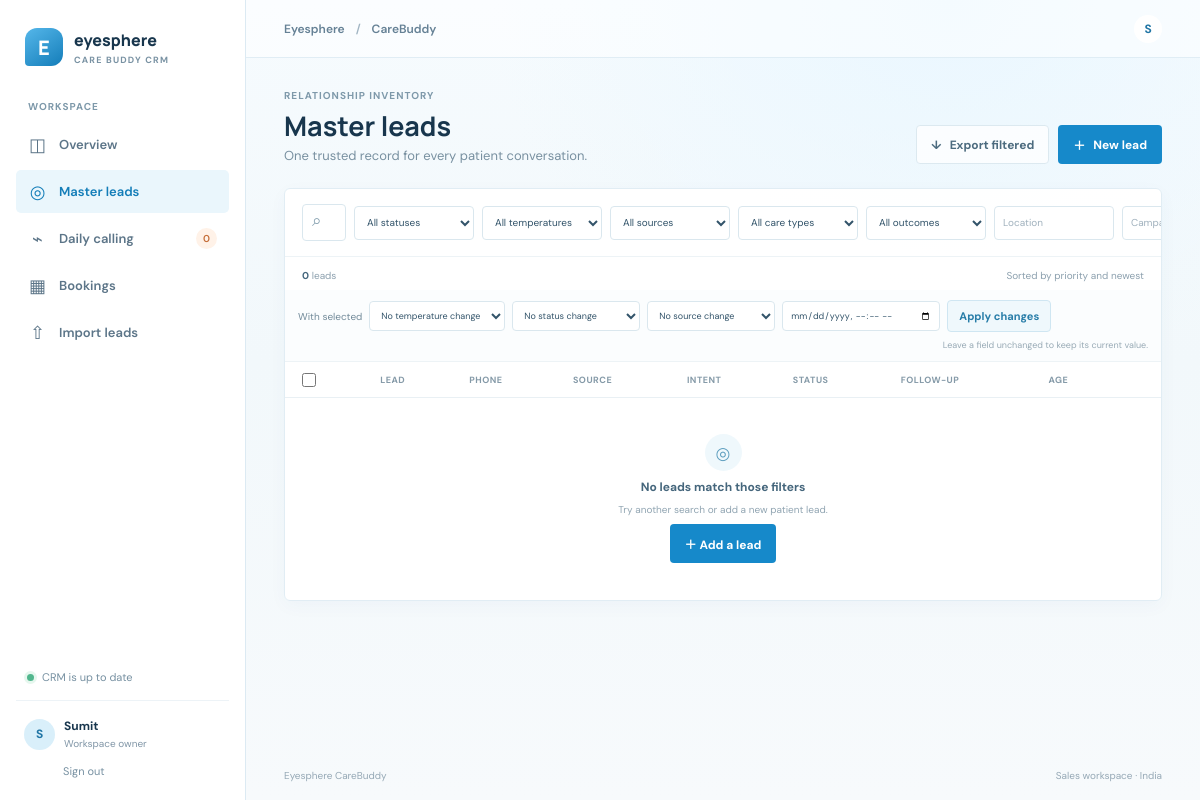
Before: /leads/ (signed in) with the older database file.
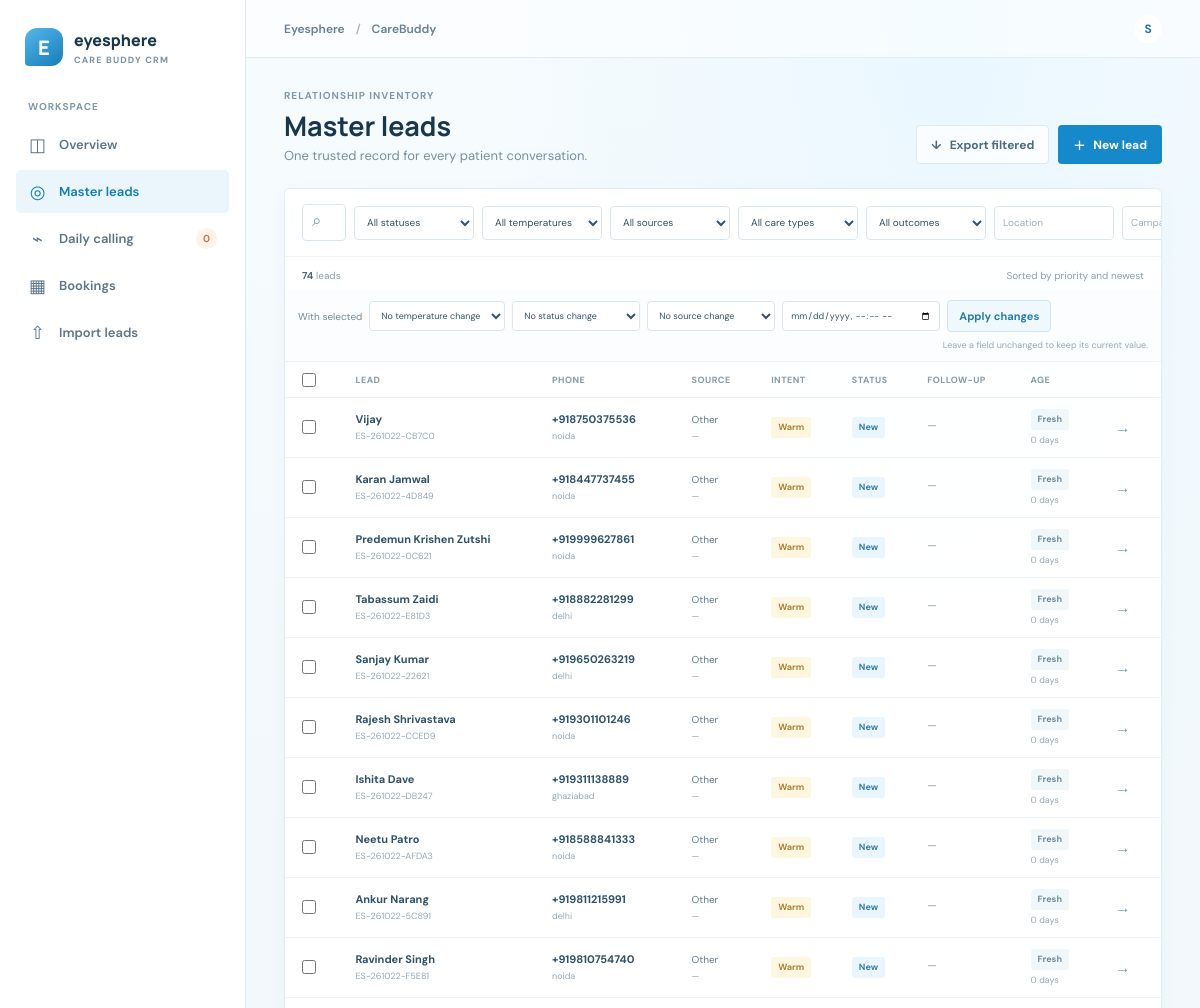
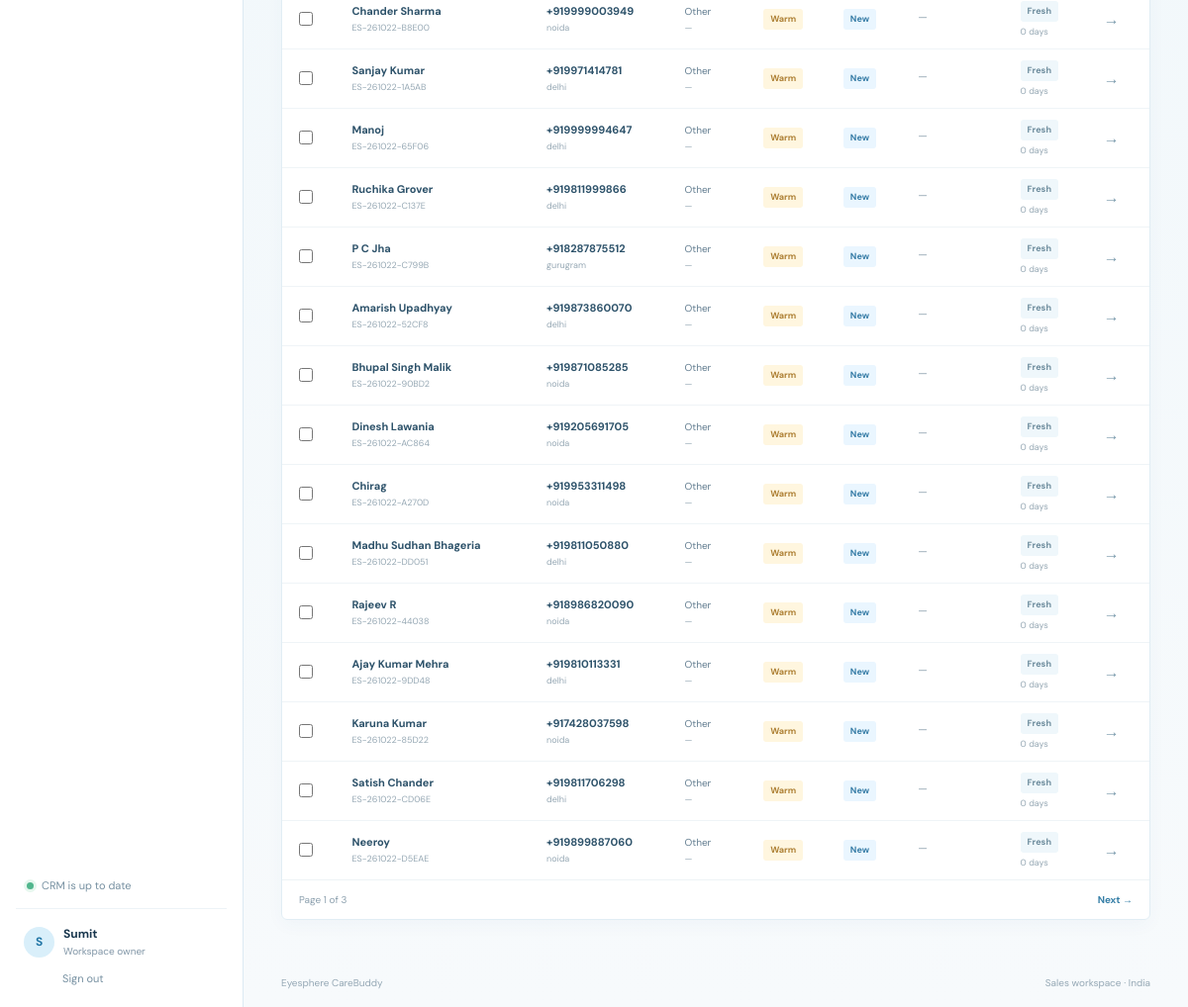
After: the same page with the newer database file (2 pictures, top to bottom).
### lead/models.py (models this page shows, shortened)
class Lead(models.Model):
    class Source(models.TextChoices):
        META = 'META', 'Meta'
        GOOGLE = 'GOOGLE', 'Google'
        CORPORATE = 'CORPORATE', 'Corporate'
        CAMP = 'CAMP', 'Camp'
        OFFLINE = 'OFFLINE', 'Offline'
        REFERRAL = 'REFERRAL', 'Referral'
        WEBSITE = 'WEBSITE', 'Website'
        WHATSAPP = 'WHATSAPP', 'WhatsApp'
        OTHER = 'OTHER', 'Other'
    class CareType(models.TextChoices):
        AT_HOME = 'AT_HOME', 'At Home Screening / Visit'
        OPD = 'OPD', 'OPD'
        IPD = 'IPD', 'IPD'
        HOSPITAL_REFERRED = 'HOSPITAL_REFERRED', 'Hospital Referred'
        SURGERY = 'SURGERY', 'Surgery'
        MULTIPLE = 'MULTIPLE', 'Multiple'
    class Temperature(models.TextChoices):
        HOT = 'HOT', 'Hot'
        WARM = 'WARM', 'Warm'
        COLD = 'COLD', 'Cold'
        FUTURE = 'FUTURE', 'Future'
    class Status(models.TextChoices):
        NEW = 'NEW', 'New'
        OPEN = 'OPEN', 'Open'
        FOLLOW_UP = 'FOLLOW_UP', 'Follow-up'
        NOT_PICKED_UP = 'NOT_PICKED_UP', 'Not picked up'
        CONVERTED = 'CONVERTED', 'Converted'
        REJECTED = 'REJECTED', 'Rejected'
        WASTE = 'WASTE', 'Waste'
    class Outcome(models.TextChoices):
        NOT_PICKED_UP = 'NOT_PICKED_UP', 'Not picked up'
        BUSY = 'BUSY', 'Busy'
        DISCONNECTED = 'DISCONNECTED', 'Disconnected'
        CONNECTED = 'CONNECTED', 'Connected'
        CALLBACK = 'CALLBACK', 'Callback requested'
        CONVERTED = 'CONVERTED', 'Converted / booked'
        REJECTED = 'REJECTED', 'Rejected / not interested'
        WRONG_NUMBER = 'WRONG_NUMBER', 'Wrong number'
        PRICING_ISSUE = 'PRICING_ISSUE', 'Pricing issue'
        NOT_INTERESTED = 'NOT_INTERESTED', 'Not interested'
        OTHER = 'OTHER', 'Other'
    lead_id = models.CharField(max_length=16, unique=True, editable=False, blank=True)
    created_at = models.DateTimeField(default=timezone.now, editable=False)
    name = models.CharField(max_length=160)
    mobile = models.CharField(max_length=16, unique=True)
    alternate_mobile = models.CharField(max_length=16, blank=True)
    email = models.EmailField(blank=True)
    location = models.CharField(max_length=120, blank=True)
    address = models.TextField(blank=True)
    source = models.CharField(max_length=20, choices=Source.choices)
    campaign = models.CharField(max_length=160, blank=True)
    care_type = models.CharField(max_length=24, choices=CareType.choices, blank=True)
    eye_health_score = models.PositiveSmallIntegerField(null=True, blank=True)
    requirement = models.CharField(max_length=160, blank=True)
    requirement_notes = models.TextField(blank=True)
    temperature = models.CharField(max_length=8, choices=Temperature.choices, default=Temperature.WARM)
    status = models.CharField(max_length=16, choices=Status.choices, default=Status.NEW)
    outcome_reason = models.CharField(max_length=24, choices=Outcome.choices, blank=True)
    conversation_happened = models.BooleanField(default=False)
    amount_pitched = models.DecimalField(max_digits=12, decimal_places=2, null=True, blank=True)
    amount_executed = models.DecimalField(max_digits=12, decimal_places=2, default=0)
    date_executed = models.DateField(null=True, blank=True)
    brochure_sent = models.BooleanField(default=False)
    np_attempt = models.PositiveSmallIntegerField(default=0)
    next_follow_up = models.DateTimeField(null=True, blank=True)
    latest_remark = models.TextField(blank=True)
    priority = models.BooleanField(default=False)
    priority_reason = models.CharField(max_length=240, blank=True)
    created_from = models.CharField(max_length=40, default='Manual')
    external_source_id = models.CharField(max_length=200, blank=True)
    conversion_reason = models.CharField(max_length=240, blank=True)
    converted_at = models.DateTimeField(null=True, blank=True)
    updated_at = models.DateTimeField(auto_now=True)
    class Meta:
        ordering = ('-priority', '-created_at')
        indexes = [
            models.Index(fields=('status', 'next_follow_up')),
            models.Index(fields=('temperature', 'status')),
            models.Index(fields=('source', 'campaign')),
        ]
    @property
    def ageing_days(self):
        return max((timezone.localdate() - timezone.localtime(self.created_at).date()).days, 0)
    @property
    def ageing_label(self):
        days = self.ageing_days
        if days <= 2:
            return 'Fresh'
        if days <= 7:
            return 'Ageing'
        if days <= 30:
            return 'Stale risk'
        return 'Long-open'

### lead/views.py (the view)
# urls.py: path('leads/', views.lead_list, name='lead_list'),
@login_required
def lead_list(request):
	paginator = Paginator(filter_leads(request).order_by('-priority', '-created_at'), 25)
	return render(request, 'lead/lead_list.html', {
		'page': paginator.get_page(request.GET.get('page')),
		'filters': request.GET,
		'now': timezone.now(),
		'statuses': Lead.Status.choices,
		'temperatures': Lead.Temperature.choices,
		'sources': Lead.Source.choices,
		'care_types': Lead.CareType.choices,
		'outcomes': Lead.Outcome.choices,
		'bulk_form': BulkLeadForm(),
	})

### lead/forms.py (shortened to what this page needs)
class BulkLeadForm(StyledFormMixin, forms.Form):
    temperature = forms.ChoiceField(choices=(('', 'No temperature change'), *Lead.Temperature.choices), required=False)
    status = forms.ChoiceField(choices=(('', 'No status change'), *((value, label) for value, label in Lead.Status.choices if value != Lead.Status.CONVERTED)), required=False)
    source = forms.ChoiceField(choices=(('', 'No source change'), *Lead.Source.choices), required=False)
    next_follow_up = forms.DateTimeField(required=False, input_formats=['%Y-%m-%dT%H:%M'], widget=forms.DateTimeInput(format='%Y-%m-%dT%H:%M', attrs={'type': 'datetime-local'}))
    def __init__(self, *args, **kwargs):
        super().__init__(*args, **kwargs)
        self.apply_styles()

### lead/context_processors.py (called while the page is built)
def crm_counts(request):
    if not request.user.is_authenticated:
        return {}
    due_count = Lead.objects.filter(next_follow_up__lte=timezone.now()).exclude(
        status__in=(Lead.Status.CONVERTED, Lead.Status.REJECTED, Lead.Status.WASTE),
    ).count()
    return {'sidebar_due_count': due_count}

### lead/templates/lead/lead_list.html (shortened to what the changed rows need)
{% extends 'lead/base.html' %}
{% block content %}
<div class="page-heading heading-row"><div><h1>Master leads</h1></div></div>
<section class="panel inventory-panel">
  <div class="table-meta"><span><strong>{{ page.paginator.count }}</strong> lead{{ page.paginator.count|pluralize }}</span><span>Sorted by priority and newest</span></div>
  <form id="bulk-update-form" method="post" action="{% url 'bulk_update_leads' %}">
  <div class="table-scroll"><table class="data-table"><thead><tr><th><input class="select-all" type="checkbox" id="select-all" aria-label="Select all leads on this page"></th><th>LEAD</th><th>PHONE</th><th>SOURCE</th><th>INTENT</th><th>STATUS</th><th>FOLLOW-UP</th><th>AGE</th><th></th></tr></thead><tbody>
  {% for lead in page %}<tr><td><input class="lead-select" type="checkbox" name="lead_ids" value="{{ lead.pk }}" aria-label="Select {{ lead.name }}"></td><td><a class="lead-name" href="{% url 'lead_detail' lead.lead_id %}">{{ lead.name }}</a><span class="cell-sub">{{ lead.lead_id }}{% if lead.priority %}<span class="priority-pill">Priority</span>{% endif %}</span></td><td><a class="phone-link" href="tel:{{ lead.mobile }}">{{ lead.mobile }}</a><span class="cell-sub">{{ lead.location|default:'Location not set' }}</span></td><td><span class="source-name">{{ lead.get_source_display }}</span><span class="cell-sub">{{ lead.campaign|default:'—' }}</span></td><td><span class="temperature temperature-{{ lead.temperature|lower }}">{{ lead.get_temperature_display }}</span></td><td><span class="status-pill status-{{ lead.status|lower }}">{{ lead.get_status_display }}</span></td><td>{% if lead.next_follow_up %}<span class="follow-date {% if lead.next_follow_up < now %}overdue-text{% endif %}">{{ lead.next_follow_up|date:'d M, g:i A' }}</span>{% else %}<span class="muted">—</span>{% endif %}</td><td><span class="age-badge age-{{ lead.ageing_label|slugify }}">{{ lead.ageing_label }}</span><span class="cell-sub">{{ lead.ageing_days }} days</span></td><td><a class="row-arrow" href="{% url 'lead_detail' lead.lead_id %}" aria-label="Open {{ lead.name }}">→</a></td></tr>
  {% empty %}<tr><td colspan="9"><div class="empty-state"><span class="empty-mark">◎</span><strong>No leads match those filters</strong><span>Try another search or add a new patient lead.</span><a class="button button-primary" href="{% url 'lead_create' %}">＋ Add a lead</a></div></td></tr>{% endfor %}
  </tbody></table></div></form>
  {% if page.paginator.num_pages > 1 %}<div class="pagination"><span>Page {{ page.number }} of {{ page.paginator.num_pages }}</span><div>{% if page.has_next %}<a href="?page={{ page.next_page_number }}">Next →</a>{% endif %}</div></div>{% endif %}
</section>
{% endblock %}

Changed rows visible on the page:
added Lead: name "Vijay", lead_id "ES-261022-CB7C0", mobile "+918750375536", location "noida", source "Other", campaign "—", temperature "Warm", status "New", ageing_label "Fresh", ageing_days "0"
added Lead: name "Karan Jamwal", lead_id "ES-261022-4D849", mobile "+918447737455", location "noida", source "Other", campaign "—", temperature "Warm", status "New", ageing_label "Fresh", ageing_days "0"
added Lead: name "Predemun Krishen Zutshi", lead_id "ES-261022-0C621", mobile "+919999627861", location "noida", source "Other", campaign "—", temperature "Warm", status "New", ageing_label "Fresh", ageing_days "0"
added Lead: name "Tabassum Zaidi", lead_id "ES-261022-E81D3", mobile "+918882281299", location "delhi", source "Other", campaign "—", temperature "Warm", status "New", ageing_label "Fresh", ageing_days "0"
added Lead: name "Sanjay Kumar", lead_id "ES-261022-22621", mobile "+919650263219", location "delhi", source "Other", campaign "—", temperature "Warm", status "New", ageing_label "Fresh", ageing_days "0"
added Lead: name "Rajesh Shrivastava", lead_id "ES-261022-CCED9", mobile "+919301101246", location "noida", source "Other", campaign "—", temperature "Warm", status "New", ageing_label "Fresh", ageing_days "0"
added Lead: name "Ishita Dave", lead_id "ES-261022-DB247", mobile "+919311138889", location "ghaziabad", source "Other", campaign "—", temperature "Warm", status "New", ageing_label "Fresh", ageing_days "0"
added Lead: name "Neetu Patro", lead_id "ES-261022-AFDA3", mobile "+918588841333", location "noida", source "Other", campaign "—", temperature "Warm", status "New", ageing_label "Fresh", ageing_days "0"
added Lead: name "Ankur Narang", lead_id "ES-261022-5C891", mobile "+919811215991", location "delhi", source "Other", campaign "—", temperature "Warm", status "New", ageing_label "Fresh", ageing_days "0"
added Lead: name "Ravinder Singh", lead_id "ES-261022-F5E81", mobile "+919810754740", location "noida", source "Other", campaign "—", temperature "Warm", status "New", ageing_label "Fresh", ageing_days "0"
added Lead: name "Chander Sharma", lead_id "ES-261022-B8E00", mobile "+919999003949", location "noida", source "Other", campaign "—", temperature "Warm", status "New", ageing_label "Fresh", ageing_days "0"
added Lead: name "Sanjay Kumar", lead_id "ES-261022-1A5AB", mobile "+919971414781", location "delhi", source "Other", campaign "—", temperature "Warm", status "New", ageing_label "Fresh", ageing_days "0"
added Lead: name "Manoj", lead_id "ES-261022-65F06", mobile "+919999994647", location "delhi", source "Other", campaign "—", temperature "Warm", status "New", ageing_label "Fresh", ageing_days "0"
added Lead: name "Ruchika Grover", lead_id "ES-261022-C137E", mobile "+919811999866", location "delhi", source "Other", campaign "—", temperature "Warm", status "New", ageing_label "Fresh", ageing_days "0"
added Lead: name "P C Jha", lead_id "ES-261022-C799B", mobile "+918287875512", location "gurugram", source "Other", campaign "—", temperature "Warm", status "New", ageing_label "Fresh", ageing_days "0"
added Lead: name "Amarish Upadhyay", lead_id "ES-261022-52CF8", mobile "+919873860070", location "delhi", source "Other", campaign "—", temperature "Warm", status "New", ageing_label "Fresh", ageing_days "0"
added Lead: name "Bhupal Singh Malik", lead_id "ES-261022-90BD2", mobile "+919871085285", location "noida", source "Other", campaign "—", temperature "Warm", status "New", ageing_label "Fresh", ageing_days "0"
added Lead: name "Dinesh Lawania", lead_id "ES-261022-AC864", mobile "+919205691705", location "noida", source "Other", campaign "—", temperature "Warm", status "New", ageing_label "Fresh", ageing_days "0"
added Lead: name "Chirag", lead_id "ES-261022-A270D", mobile "+919953311498", location "noida", source "Other", campaign "—", temperature "Warm", status "New", ageing_label "Fresh", ageing_days "0"
added Lead: name "Madhu Sudhan Bhageria", lead_id "ES-261022-DD051", mobile "+919811050880", location "delhi", source "Other", campaign "—", temperature "Warm", status "New", ageing_label "Fresh", ageing_days "0"
added Lead: name "Rajeev R", lead_id "ES-261022-44038", mobile "+918986820090", location "noida", source "Other", campaign "—", temperature "Warm", status "New", ageing_label "Fresh", ageing_days "0"
added Lead: name "Ajay Kumar Mehra", lead_id "ES-261022-9DD48", mobile "+919810113331", location "delhi", source "Other", campaign "—", temperature "Warm", status "New", ageing_label "Fresh", ageing_days "0"
added Lead: name "Karuna Kumar", lead_id "ES-261022-85D22", mobile "+917428037598", location "noida", source "Other", campaign "—", temperature "Warm", status "New", ageing_label "Fresh", ageing_days "0"
added Lead: name "Satish Chander", lead_id "ES-261022-CD06E", mobile "+919811706298", location "delhi", source "Other", campaign "—", temperature "Warm", status "New", ageing_label "Fresh", ageing_days "0"
added Lead: name "Neeroy", lead_id "ES-261022-D5EAE", mobile "+919899887060", location "noida", source "Other", campaign "—", temperature "Warm", status "New", ageing_label "Fresh", ageing_days "0"
Other visible differences:
{{ page.paginator.count }}: "0" → "74"
{{ page.number }}: (not shown) → "1"
{{ page.paginator.num_pages }}: (not shown) → "3"
text no longer shown: "◎ No leads match those filters Try another search or add a new patient lead. ＋ Add a lead"
text now shown: "Page of Next →"
